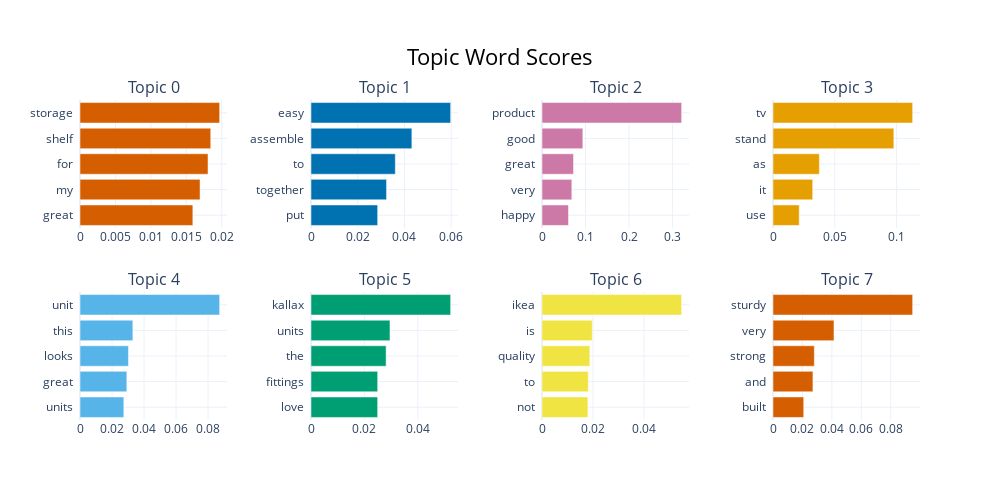

Write notebook code for a chart like this one.
### Code cell
topic_model.visualize_barchart()

### Figure 1 — Plotly figure (JSON) as saved in the notebook; plotly's stock layout.template omitted (floating-point values rounded to 4 significant figures)
{"data": [{"marker": {"color": "#D55E00"}, "orientation": "h", "type": "bar", "x": [0.01592, 0.01693, 0.01806, 0.01844, 0.0197], "xaxis": "x", "y": ["great  ", "my  ", "for  ", "shelf  ", "storage  "], "yaxis": "y"}, {"marker": {"color": "#0072B2"}, "orientation": "h", "type": "bar", "x": [0.02853, 0.03233, 0.03608, 0.04317, 0.05976], "xaxis": "x2", "y": ["put  ", "together  ", "to  ", "assemble  ", "easy  "], "yaxis": "y2"}, {"marker": {"color": "#CC79A7"}, "orientation": "h", "type": "bar", "x": [0.06087, 0.0685, 0.07237, 0.09379, 0.3207], "xaxis": "x3", "y": ["happy  ", "very  ", "great  ", "good  ", "product  "], "yaxis": "y3"}, {"marker": {"color": "#E69F00"}, "orientation": "h", "type": "bar", "x": [0.0212, 0.0321, 0.03751, 0.09774, 0.113], "xaxis": "x4", "y": ["use  ", "it  ", "as  ", "stand  ", "tv  "], "yaxis": "y4"}, {"marker": {"color": "#56B4E9"}, "orientation": "h", "type": "bar", "x": [0.02739, 0.02927, 0.03027, 0.03303, 0.08725], "xaxis": "x5", "y": ["units  ", "great  ", "looks  ", "this  ", "unit  "], "yaxis": "y5"}, {"marker": {"color": "#009E73"}, "orientation": "h", "type": "bar", "x": [0.02496, 0.02497, 0.02813, 0.02958, 0.0523], "xaxis": "x6", "y": ["love  ", "fittings  ", "the  ", "units  ", "kallax  "], "yaxis": "y6"}, {"marker": {"color": "#F0E442"}, "orientation": "h", "type": "bar", "x": [0.01799, 0.01815, 0.01874, 0.01972, 0.05472], "xaxis": "x7", "y": ["not  ", "to  ", "quality  ", "is  ", "ikea  "], "yaxis": "y7"}, {"marker": {"color": "#D55E00"}, "orientation": "h", "type": "bar", "x": [0.02087, 0.02714, 0.02809, 0.04144, 0.0949], "xaxis": "x8", "y": ["built  ", "and  ", "strong  ", "very  ", "sturdy  "], "yaxis": "y8"}], "layout": {"annotations": [{"font": {"size": 16}, "showarrow": false, "text": "Topic 0", "x": 0.0875, "xanchor": "center", "xref": "paper", "y": 1, "yanchor": "bottom", "yref": "paper"}, {"font": {"size": 16}, "showarrow": false, "text": "Topic 1", "x": 0.3625, "xanchor": "center", "xref": "paper", "y": 1, "yanchor": "bottom", "yref": "paper"}, {"font": {"size": 16}, "showarrow": false, "text": "Topic 2", "x": 0.6375, "xanchor": "center", "xref": "paper", "y": 1, "yanchor": "bottom", "yref": "paper"}, {"font": {"size": 16}, "showarrow": false, "text": "Topic 3", "x": 0.9125, "xanchor": "center", "xref": "paper", "y": 1, "yanchor": "bottom", "yref": "paper"}, {"font": {"size": 16}, "showarrow": false, "text": "Topic 4", "x": 0.0875, "xanchor": "center", "xref": "paper", "y": 0.4, "yanchor": "bottom", "yref": "paper"}, {"font": {"size": 16}, "showarrow": false, "text": "Topic 5", "x": 0.3625, "xanchor": "center", "xref": "paper", "y": 0.4, "yanchor": "bottom", "yref": "paper"}, {"font": {"size": 16}, "showarrow": false, "text": "Topic 6", "x": 0.6375, "xanchor": "center", "xref": "paper", "y": 0.4, "yanchor": "bottom", "yref": "paper"}, {"font": {"size": 16}, "showarrow": false, "text": "Topic 7", "x": 0.9125, "xanchor": "center", "xref": "paper", "y": 0.4, "yanchor": "bottom", "yref": "paper"}], "height": 500, "hoverlabel": {"bgcolor": "white", "font": {"family": "Rockwell", "size": 16}}, "showlegend": false, "title": {"font": {"color": "Black", "size": 22}, "text": "Topic Word Scores", "x": 0.5, "xanchor": "center", "yanchor": "top"}, "width": 1000, "xaxis": {"anchor": "y", "domain": [0, 0.175], "showgrid": true}, "xaxis2": {"anchor": "y2", "domain": [0.275, 0.45], "showgrid": true}, "xaxis3": {"anchor": "y3", "domain": [0.55, 0.725], "showgrid": true}, "xaxis4": {"anchor": "y4", "domain": [0.825, 1], "showgrid": true}, "xaxis5": {"anchor": "y5", "domain": [0, 0.175], "showgrid": true}, "xaxis6": {"anchor": "y6", "domain": [0.275, 0.45], "showgrid": true}, "xaxis7": {"anchor": "y7", "domain": [0.55, 0.725], "showgrid": true}, "xaxis8": {"anchor": "y8", "domain": [0.825, 1], "showgrid": true}, "yaxis": {"anchor": "x", "domain": [0.6, 1], "showgrid": true}, "yaxis2": {"anchor": "x2", "domain": [0.6, 1], "showgrid": true}, "yaxis3": {"anchor": "x3", "domain": [0.6, 1], "showgrid": true}, "yaxis4": {"anchor": "x4", "domain": [0.6, 1], "showgrid": true}, "yaxis5": {"anchor": "x5", "domain": [0, 0.4], "showgrid": true}, "yaxis6": {"anchor": "x6", "domain": [0, 0.4], "showgrid": true}, "yaxis7": {"anchor": "x7", "domain": [0, 0.4], "showgrid": true}, "yaxis8": {"anchor": "x8", "domain": [0, 0.4], "showgrid": true}}}
